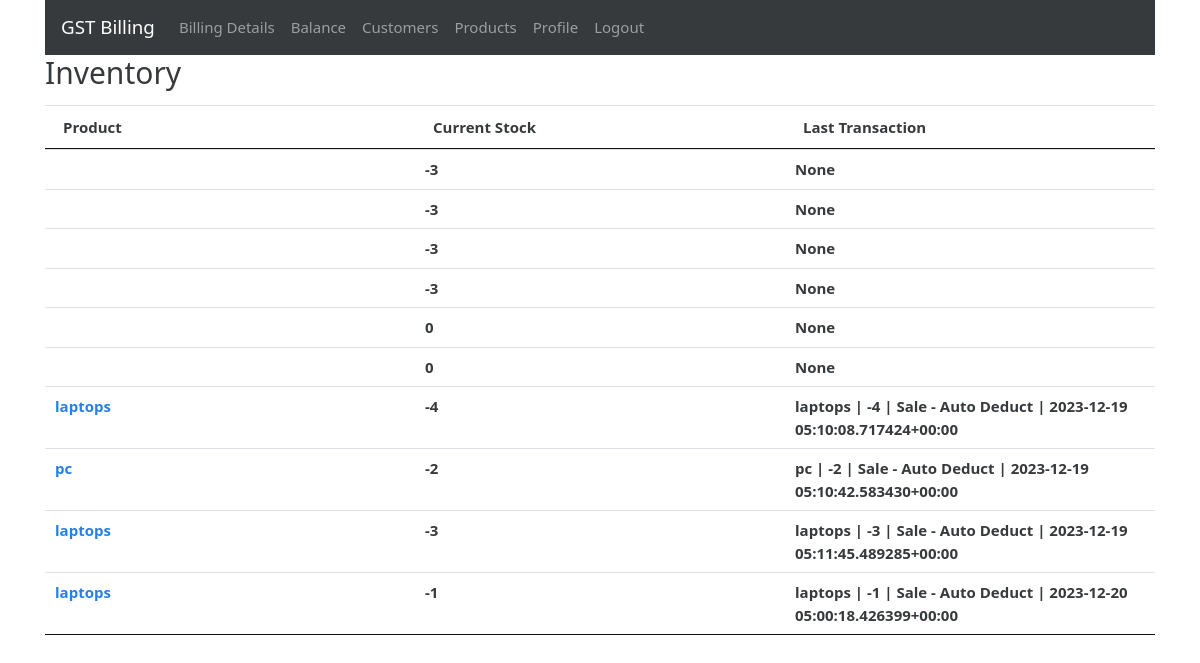
The page /inventory (signed in) on the database its author committed.
### gstbillingapp/models.py (models this page shows, shortened)
class Inventory(models.Model):
    user = models.ForeignKey(User, null=True, blank=True, on_delete=models.SET_NULL)
    product = models.ForeignKey(Product, null=True, blank=True, on_delete=models.SET_NULL)
    current_stock = models.IntegerField(default=0)
    alert_level = models.IntegerField(default=0)
    last_log = models.ForeignKey(InventoryLog, null=True, blank=True, default=None, on_delete=models.SET_NULL)

class Product(models.Model):
    user = models.ForeignKey(User, null=True, blank=True, on_delete=models.SET_NULL)
    product_name = models.CharField(max_length=200)
    product_hsn = models.CharField(max_length=50, null=True, blank=True)
    product_unit = models.CharField(max_length=50)
    product_gst_percentage = models.FloatField()
    product_rate_with_gst = models.FloatField()

class InventoryLog(models.Model):
    user = models.ForeignKey(User, null=True, blank=True, on_delete=models.SET_NULL)
    product = models.ForeignKey(Product, null=True, blank=True, on_delete=models.SET_NULL)
    date = models.DateTimeField(default=datetime.now, blank=True, null=True)
    last_modified = models.DateTimeField(auto_now=True)
    change = models.IntegerField(default=0)
    CHANGE_TYPES = [
        (0, 'Other'),
        (1, 'Purchase'),
        (2, 'Production'),
        (4, 'Sales'),
    ]
    change_type = models.IntegerField(choices=CHANGE_TYPES, default=0)
    associated_invoice = models.ForeignKey(Invoice, blank=True, null=True, default=None, on_delete=models.SET_NULL)
    description = models.TextField(max_length=600, blank=True, null=True)
    def __str__(self):
        return self.product.product_name + " | " + str(self.change) + " | " + self.description + " | " + str(self.date)

### gstbillingapp/views.py (the view)
# urls.py: path('inventory', views.inventory, name='inventory'),
@login_required
def inventory(request):
    context = {}
    context['inventory_list'] = Inventory.objects.filter(user=request.user)
    context['untracked_products'] = Product.objects.filter(user=request.user, inventory=None)
    return render(request, 'gstbillingapp/inventory.html', context)

### gstbillingapp/templates/gstbillingapp/inventory.html (shortened to what this page needs)
{% extends "gstbillingapp/base.html" %}
{% load static %}
{% block content %}
<div class="row">
	<div class="col">
		<h2>Inventory</h2>
	</div>
</div>
<table class="table table-hover font-weight-bold" id="inventory-table">
	<thead>
		<tr>
			<th>Product</th>
			<th>Current Stock</th>
			<th>Last Transaction</th>
		</tr>
	</thead>
	<tbody class="two-col-form">
		{% for inventory in inventory_list %}
		<tr onclick="window.location='{% url 'inventory_logs' inventory.id %}';">
			<td><a href="{% url 'inventory_logs' inventory.id %}">{{inventory.product.product_name}}</a></td>
			<td>{{inventory.current_stock}}</td>
			<td>{{inventory.last_log}}</td>
		</tr>
		{% endfor %}
	</tbody>
</table>
{% endblock %}

### gstbillingapp/templates/gstbillingapp/base.html (shortened to what this page needs)
{% load static %}
<!doctype html>
<html lang="en">
<head>
	<link rel="stylesheet" href="{% static "gstbillingapp/bootstrap-4.4.1-dist/css/bootstrap-cosmo.min.css" %}">
	<link rel="stylesheet" href="{% static "gstbillingapp/main.css" %}">
	<link rel="stylesheet" href="{% static "gstbillingapp/DataTables/jquery.dataTables.min.css" %}">
	<link rel="stylesheet" href="{% static "gstbillingapp/DataTables/dataTables.bootstrap4.min.css" %}">
</head>
<body>
	<div class="container">
		{% include "gstbillingapp/navbar.html" %}
		{% block content %}{% endblock %}
	</div>
</body>
</html>

### gstbillingapp/templates/gstbillingapp/navbar.html (shortened to what this page needs)
<nav class="navbar navbar-expand-lg navbar-dark bg-dark">
	<a class="navbar-brand" href="{% url 'landing_page' %}">GST Billing</a>
	<div class="collapse navbar-collapse" id="navbarSupportedContent">
		<ul class="navbar-nav mr-auto">
			{% if user.is_authenticated %}
			<li class="nav-item">
				<a class="nav-link" href="{% url 'invoice_create' %}">Billing Details<span class="sr-only">(current)</span></a>
			</li>
			<li class="nav-item">
				<a class="nav-link" href="{% url 'books' %}">Balance</a>
			</li>
			<li class="nav-item">
				<a class="nav-link" href="{% url 'customers' %}">Customers</a>
			</li>
			<li class="nav-item">
				<a class="nav-link" href="{% url 'products' %}">Products</a>
			</li>
			<li class="nav-item">
				<a class="nav-link" href="{% url 'user_profile' %}">Profile</a>
			</li>
			<li class="nav-item">
				<a class="nav-link" href="{% url 'logout' %}?next=/">Logout</a>
			</li>
			{% endif %}
		</ul>
	</div>
</nav>

### gstbillingapp/static/gstbillingapp/main.css (style rules this page uses)
.two-col-form td, .two-col-form th { width: 25%; }

### rows shown on the page
Inventory: current_stock "-3", last_log "None"
Inventory: current_stock "-3", last_log "None"
Inventory: current_stock "-3", last_log "None"
Inventory: current_stock "-3", last_log "None"
Inventory: current_stock "0", last_log "None"
Inventory: current_stock "0", last_log "None"
Inventory: product.product_name "laptops", current_stock "-4", last_log "laptops | -4 | Sale - Auto Deduct | 2023-12-19 05:10:08.717424+00:00"
Inventory: product.product_name "pc", current_stock "-2", last_log "pc | -2 | Sale - Auto Deduct | 2023-12-19 05:10:42.583430+00:00"
Inventory: product.product_name "laptops", current_stock "-3", last_log "laptops | -3 | Sale - Auto Deduct | 2023-12-19 05:11:45.489285+00:00"
Inventory: product.product_name "laptops", current_stock "-1", last_log "laptops | -1 | Sale - Auto Deduct | 2023-12-20 05:00:18.426399+00:00"
